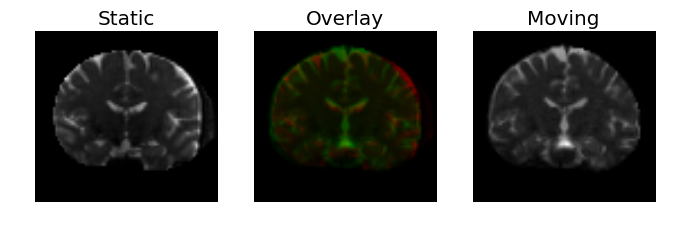
#> input picture bin/flirt/RegistrationSnippet/input_3d.png, 673 x 236 px
$ python -i segment.py   (imports and definitions only)
#> lines starting #> are read from the running program, lines starting #| are printed output that depends on the picture
# emacs: -*- mode: python; py-indent-offset: 4; indent-tabs-mode: nil -*-
# vi: set ft=python sts=4 ts=4 sw=4 et:

import numpy as np
import scipy.ndimage as ndimage
import skimage.morphology as skmorph

from imtool import inverse_transformation

# [4 lines left out: function distance_transformation, not called in this run]

def gradient_transformation(data):
    """Gradient distance transformation."""
    gx = ndimage.sobel(data, 0)
    gy = ndimage.sobel(data, 1)
    gz = ndimage.sobel(data, 2)
    grad = np.sqrt(gx**2 + gy**2 + gz**2)
    return grad

# [161 lines left out: functions watershed, is_local_maximum, not called in this run]

>>> import cv2
>>> picture = cv2.imread('../../bin/flirt/RegistrationSnippet/input_3d.png', cv2.IMREAD_GRAYSCALE)
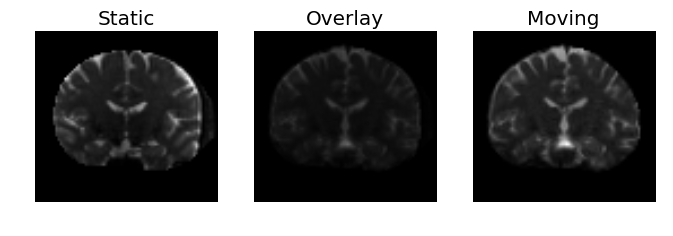
#> picture: shape (236, 673); min 0, max 255, mean 113.3
>>> result = gradient_transformation(picture)
#> in gradient_transformation, `gx = ndimage.sobel(data, 0)`:
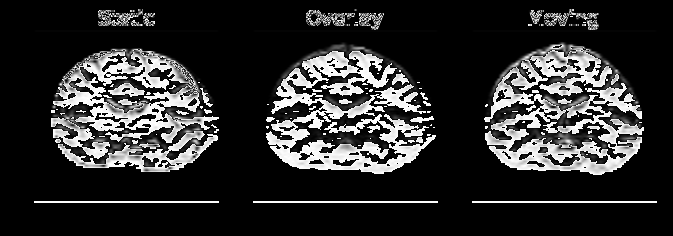
#> gx: shape (236, 673); min 0, max 255, mean 46.6
#> in gradient_transformation, `gy = ndimage.sobel(data, 1)`:
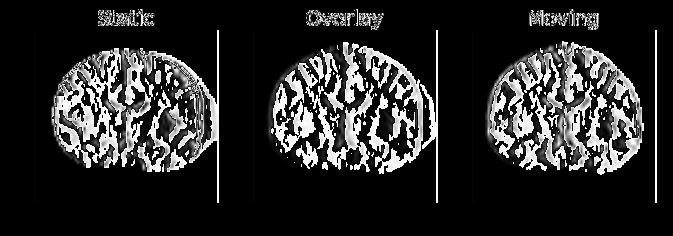
#> gy: shape (236, 673); min 0, max 255, mean 42.7
#> (the run stopped early here; a loop or call above may not have finished)
